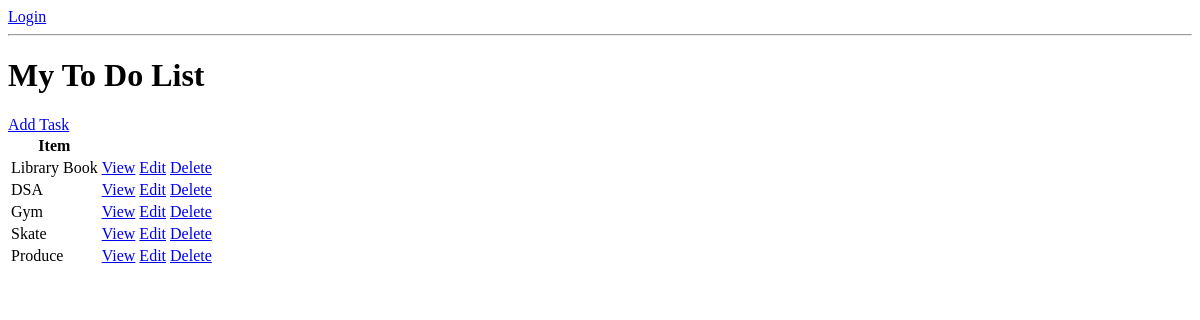
The app's page /, older data.
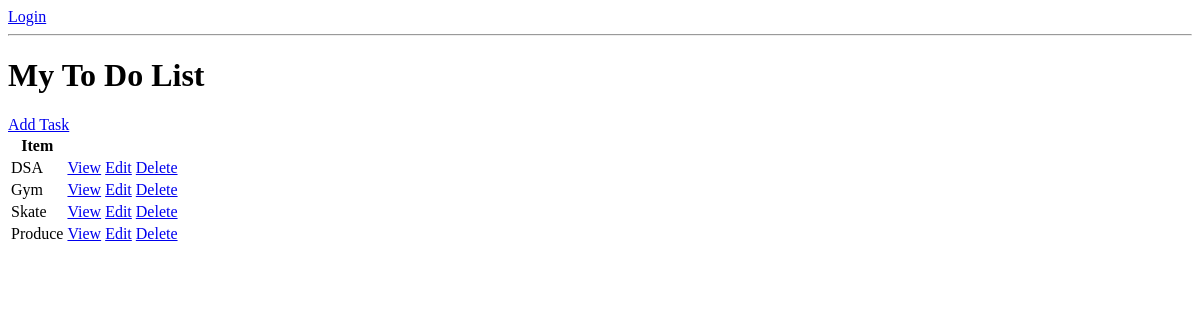
The same page, newer data.
### main/models.py (models this page shows, shortened)
class Task(models.Model):
    user = models.ForeignKey(User, on_delete=models.CASCADE, null=True, blank=True)
    title = models.CharField(max_length=200)
    description = models.TextField(blank=True, null=True)
    complete = models.BooleanField(default=False)
    created = models.DateTimeField(auto_now_add=True)
    due = models.DateField(blank=True, null=True)
    category = models.ForeignKey(Category, on_delete=models.SET_NULL, null=True, blank=True)
    class Meta:
        ordering = ['complete', 'due']

### main/views.py (the view)
# urls.py: path('', TaskList.as_view(), name='tasks'),
class TaskList(ListView):
    model = Task
    context_object_name = 'tasks'

### main/templates/main/task_list.html
{% if request.user.is_authenticated %}
    <p>{{request.user}}</p>
    <a href=''>Logout</a>
{% else %}
    <a href="{% url 'login' %}">Login</a>
{% endif %}
<hr>
<h1>My To Do List</h1>
<a href="{% url 'task-create' %}">Add Task</a>
<table>
    <tr>
        <th>Item</th>
        <th></th>
        <th></th>
    </tr>
    {% for task in tasks %}
    <tr>
        <td>{{task.title}}</td>
        <td><a href="{% url 'task' task.id %}">View</a></td>
        <td><a href="{% url 'task-update' task.id %}">Edit</a></td>
        <td><a href="{% url 'task-delete' task.id %}">Delete</td>
    </tr>
    {% empty %}
    <tr><h3>No tasks in list</h3>
    {% endfor %}
</table>

Row changes from the older to the newer data that the page shows:
removed Task: title "Library Book"
